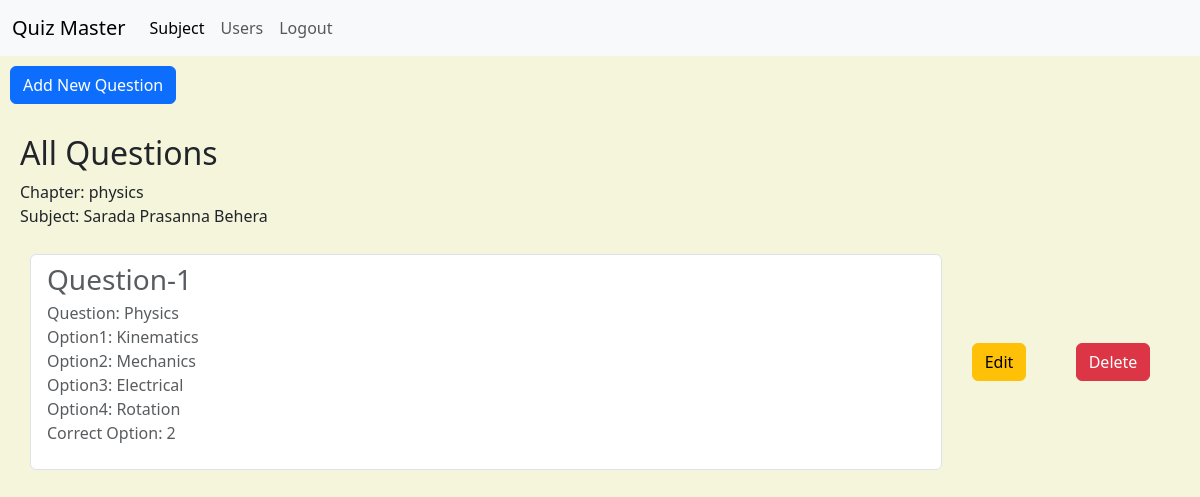
/admin/question/1 (signed in), run on an earlier commit of the app's database.
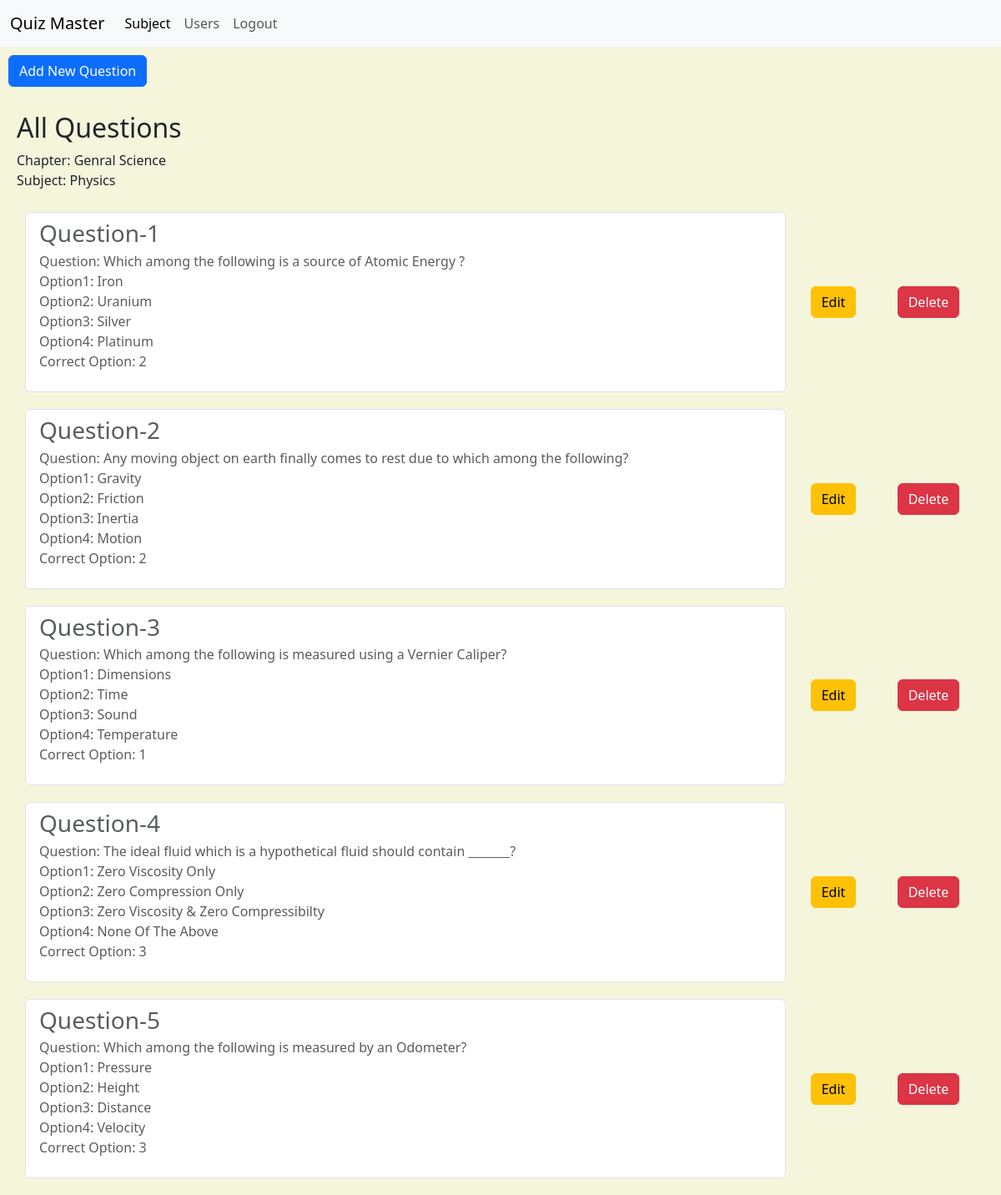
And on a later commit of the database.
### models/models.py (models this page shows)
class Chapter(db.Model):
    __tablename__ = 'chapter'
    id = db.Column(db.Integer, primary_key=True)
    subject_id = db.Column(db.Integer, db.ForeignKey('subject.id'), nullable=False)
    name = db.Column(db.String(100), nullable=False)
    description = db.Column(db.Text)
    quizzes = db.relationship('Quiz', backref='chapter',cascade="all, delete", lazy=True)

class Subject(db.Model):
    __tablename__ = 'subject'
    id = db.Column(db.Integer, primary_key=True)
    name = db.Column(db.String(100), nullable=False)
    description = db.Column(db.Text)
    chapters = db.relationship('Chapter', backref='subject', cascade="all, delete", lazy=True)

class Question(db.Model):
    __tablename__ = 'question'
    id = db.Column(db.Integer, primary_key=True)
    quiz_id = db.Column(db.Integer, db.ForeignKey('quiz.id'), nullable=False)
    question_statement = db.Column(db.Text, nullable=False)
    option1 = db.Column(db.String(200), nullable=False)
    option2 = db.Column(db.String(200), nullable=False)
    option3 = db.Column(db.String(200), nullable=False)
    option4 = db.Column(db.String(200), nullable=False)
    correct_option = db.Column(db.Integer, nullable=False)

### controllers/admin.py (the view, shortened to what this page needs)
@admin_bp.route('/question/<int:quiz_id>', methods=['GET', 'POST'])
@admin_required
def questions(quiz_id):
    quiz = Quiz.query.get_or_404(quiz_id)
    form = QuestionForm()
    return render_template('admin_questions.html', form=form, quiz=quiz, questions=quiz.questions, is_admin=True)

### controllers/admin.py (called while the page is built)
def admin_required(f):
    @wraps(f)
    def decorated_function(*args, **kwargs):
        if current_user.is_authenticated:
            user_identifier = current_user.get_id()
            if user_identifier.startswith("admin-"):
                return f(*args, **kwargs)
            else:
                flash('Access denied', 'danger')
                return redirect(url_for('auth.home'))
        else:
            flash('Access denied', 'danger')
            return redirect(url_for('auth.home'))
    return decorated_function

### controllers/auth.py (called while the page is built)
@login_manager.user_loader
def load_user(user_identifier):
    if user_identifier.startswith("admin-"):
        admin_id = int(user_identifier.split("-")[1])
        return Admin.query.get(admin_id)
    elif user_identifier.startswith("user-"):
        user_id = int(user_identifier.split("-")[1])
        return User.query.get(user_id)
    return None

### models/models.py (called while the page is built)
    def get_id(self):
        return f"admin-{self.id}"

### templates/admin_questions.html (shortened to what this page needs)
{% extends 'base.html' %}
{% block styles %}
<link rel="stylesheet" href="{{ url_for('static', filename='CSS/admin_questions.css') }}">
{% endblock %}
{% block content %}
    <button type="button" class="btn btn-primary" data-bs-toggle="modal" data-bs-target="#addQuestionModal" id="addQuestion">
        Add New Question
    </button>
    <div class="viewquestion">
        <h2>All Questions</h2>
        <p>
            Chapter: {{ quiz.chapter.name }}</br>
            Subject: {{ quiz.chapter.subject.name }}
        </p>
        {% for question in questions %}
            <div class="question">
                <div class="list-group">
                    <a class="list-group-item list-group-item-action disabled" aria-disabled="true">
                        <div class="d-flex w-100 justify-content-between">
                            <h3 class="mb-1" style="padding: 0px !important;">Question-{{ question.id }}</h3>
                        </div>
                            <p>
                                Question: {{ question.question_statement }}</br>
                                Option1: {{ question.option1 }}</br>
                                Option2: {{ question.option2 }}</br>
                                Option3: {{ question.option3 }}</br>
                                Option4: {{ question.option4 }}</br>
                                Correct Option: {{ question.correct_option }}
                            </p>
                    </a>
                </div>
                <div class="edit">
                    <button type="button" class="btn btn-warning" data-bs-toggle="modal" data-bs-target="#editQuestion-{{ question.id }}">
                        Edit
                    </button>
                </div>
                <div class="delete">
                    <button type="button" class="btn btn-danger"
            data-bs-toggle="modal"
            data-bs-target="#deletequestion-{{ question.id }}">
                    Delete
                </button>
                </div>
            </div>
        {% endfor%}
    </div>
{% endblock %}

### templates/base.html (shortened to what this page needs)
<!DOCTYPE html>
<html lang="en">
    <head>
        {% block styles %}
        {% endblock %}
        <link rel="stylesheet" href="{{ url_for('static', filename='CSS/base.css') }}">
        <link href="https://cdn.jsdelivr.net/npm/bootstrap@5.3.3/dist/css/bootstrap.min.css" rel="stylesheet">
    </head>
    <body>
        <nav class="navbar navbar-expand-lg bg-body-tertiary">
            <div class="container-fluid">
            <a class="navbar-brand" href="{{ url_for('auth.home') }}">Quiz Master</a>
            <div class="collapse navbar-collapse" id="navbarNav">
                {% if current_user.is_authenticated %}
                    {% if is_admin %}
                        <ul class="navbar-nav">
                            <li class="nav-item">
                                <a class="nav-link active" href="{{ url_for('admin.subjects') }}">Subject</a>
                            </li>
                            <li class="nav-item">
                                <a class="nav-link" href="{{ url_for('admin.users')}}">Users</a>
                            </li>
                            <li class="nav-item">
                                <a class="nav-link" href="{{ url_for('auth.logout')}}">Logout</a>
                            </li>
                        </ul>
                    {% endif %}
                {% endif %}
            </div>
            </div>
        </nav>
        {% block content %}
        {% endblock %}
    </body>
</html>

### static/CSS/admin_questions.css (style rules this page uses)
#addQuestion { margin: 10px !important; }
.viewquestion { padding: 10px !important; margin: 10px !important; }
.question { display: grid; grid-template-columns: 8fr 1fr 1fr; padding: 10px; }
.edit,.delete { display: flex; align-items: center; justify-content: center; }

### static/CSS/base.css (style rules this page uses)
body { height: 100vh; background-color: #F5F5DC !important; }

What changed in the data, as far as the page shows it:
changed Chapter: chapter.name "physics" → "Genral Science"
changed Subject: chapter.subject.name "Sarada Prasanna Behera" → "Physics"
changed Question id 1: question_statement "Physics" → "Which among the following is a source of Atomic Energy ?"; option1 "Kinematics" → "Iron"; option2 "Mechanics" → "Uranium"; option3 "Electrical" → "Silver"; option4 "Rotation" → "Platinum"
added Question: id "2", question_statement "Any moving object on earth finally comes to rest due to which among the following?", option1 "Gravity", option2 "Friction", option3 "Inertia", option4 "Motion", correct_option "2"
added Question: id "3", question_statement "Which among the following is measured using a Vernier Caliper?", option1 "Dimensions", option2 "Time", option3 "Sound", option4 "Temperature", correct_option "1"
added Question: id "4", question_statement "The ideal fluid which is a hypothetical fluid should contain _______?", option1 "Zero Viscosity Only", option2 "Zero Compression Only", option3 "Zero Viscosity & Zero Compressibilty", option4 "None Of The Above", correct_option "3"
added Question: id "5", question_statement "Which among the following is measured by an Odometer?", option1 "Pressure", option2 "Height", option3 "Distance", option4 "Velocity", correct_option "3"
